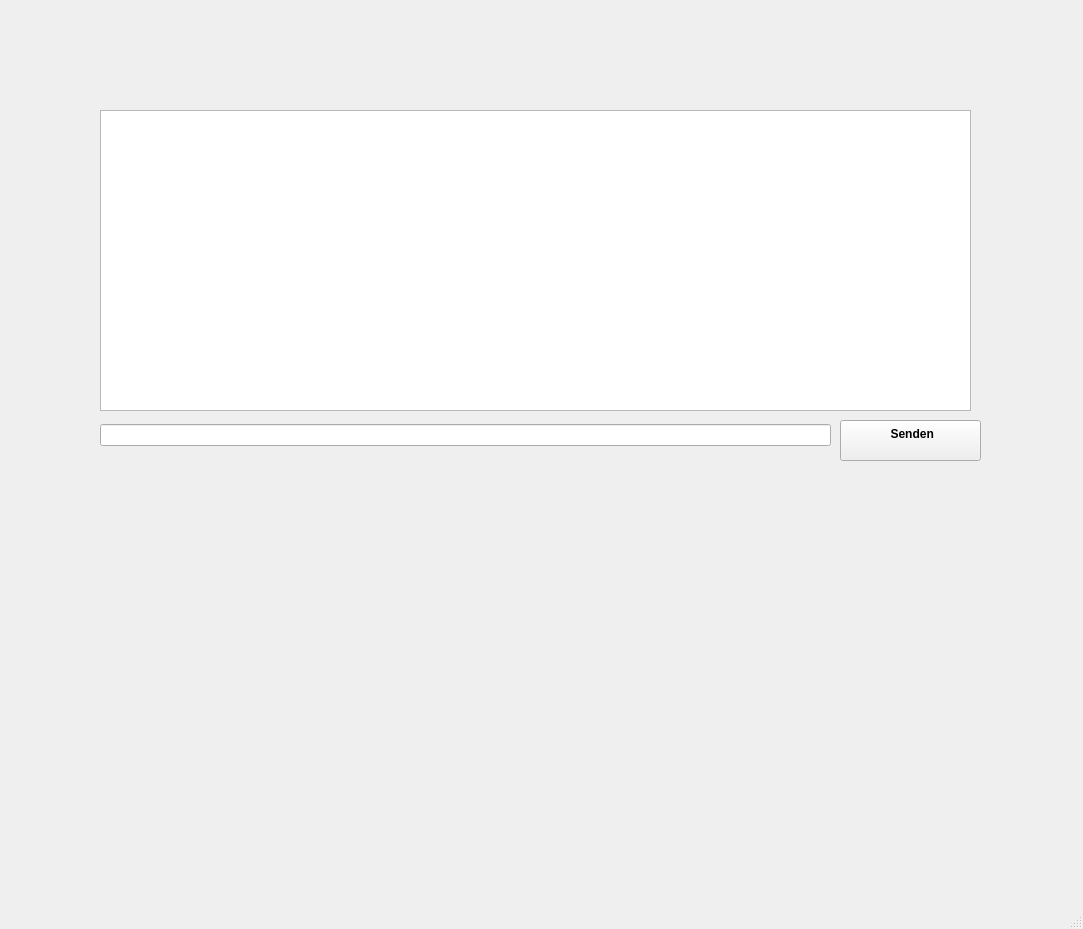
<?xml version="1.0" encoding="UTF-8"?>
<ui version="4.0">
 <class>MainWindow</class>
 <widget class="QMainWindow" name="MainWindow">
  <property name="geometry">
   <rect>
    <x>0</x>
    <y>0</y>
    <width>1083</width>
    <height>929</height>
   </rect>
  </property>
  <property name="font">
   <font>
    <family>Arial</family>
    <pointsize>9</pointsize>
    <weight>75</weight>
    <bold>true</bold>
   </font>
  </property>
  <property name="windowTitle">
   <string>MainWindow</string>
  </property>
  <property name="toolTipDuration">
   <number>0</number>
  </property>
  <widget class="QWidget" name="centralwidget">
   <widget class="QTextBrowser" name="chat_display">
    <property name="geometry">
     <rect>
      <x>100</x>
      <y>110</y>
      <width>871</width>
      <height>301</height>
     </rect>
    </property>
    <property name="toolTipDuration">
     <number>0</number>
    </property>
   </widget>
   <widget class="QWidget" name="horizontalLayoutWidget">
    <property name="geometry">
     <rect>
      <x>100</x>
      <y>420</y>
      <width>731</width>
      <height>31</height>
     </rect>
    </property>
    <layout class="QHBoxLayout" name="horizontalLayout">
     <item>
      <widget class="QLineEdit" name="lineEdit">
       <property name="toolTipDuration">
        <number>0</number>
       </property>
      </widget>
     </item>
    </layout>
   </widget>
   <widget class="QPushButton" name="pushButton">
    <property name="geometry">
     <rect>
      <x>840</x>
      <y>420</y>
      <width>141</width>
      <height>41</height>
     </rect>
    </property>
    <property name="font">
     <font>
      <family>Arial</family>
      <pointsize>9</pointsize>
      <weight>75</weight>
      <bold>true</bold>
     </font>
    </property>
    <property name="toolTipDuration">
     <number>0</number>
    </property>
    <property name="styleSheet">
     <string notr="true"/>
    </property>
    <property name="text">
     <string> Senden
</string>
    </property>
   </widget>
  </widget>
  <widget class="QMenuBar" name="menubar">
   <property name="geometry">
    <rect>
     <x>0</x>
     <y>0</y>
     <width>1083</width>
     <height>24</height>
    </rect>
   </property>
  </widget>
  <widget class="QStatusBar" name="statusbar"/>
 </widget>
 <resources/>
 <connections/>
</ui>
